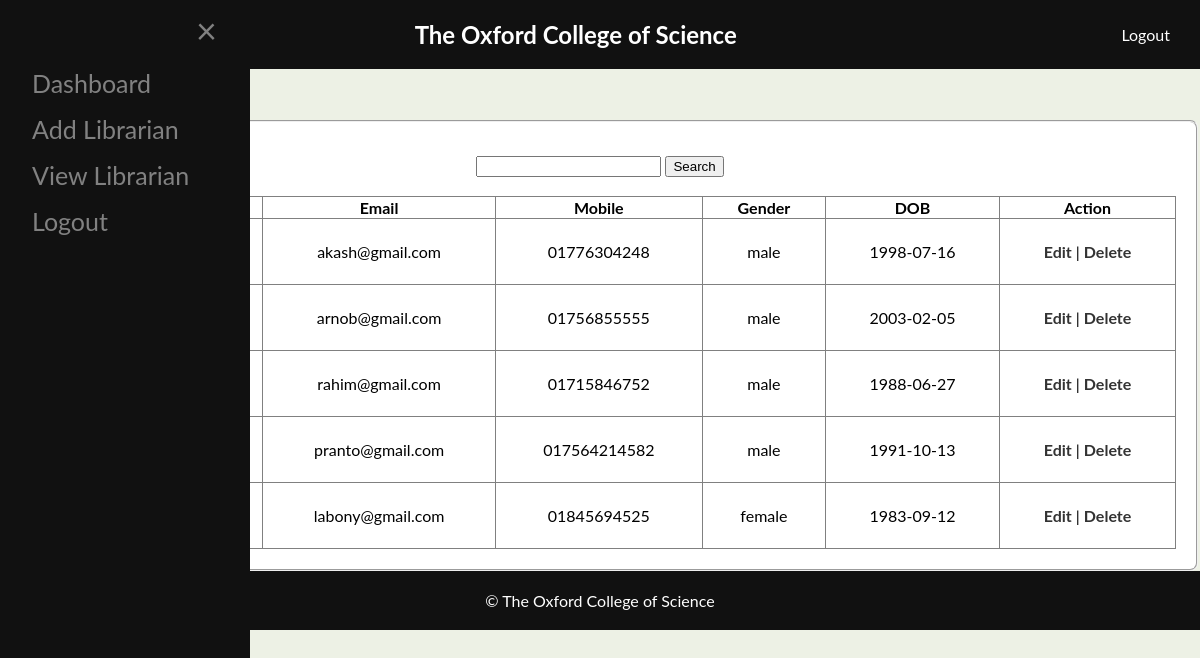
The app's page /Admin/view/viewLibrarian.php (signed in) with its own data.
### tables this page shows
CREATE TABLE `librarian` (
  `slno` int(11) NOT NULL,
  `id` varchar(4) NOT NULL,
  `name` varchar(70) NOT NULL,
  `email` varchar(70) NOT NULL,
  `mobile` varchar(70) NOT NULL,
  `gender` varchar(70) NOT NULL,
  `dob` varchar(10) NOT NULL,
  `password` varchar(70) NOT NULL
);

### Admin/Model/librarianModel.php (called while the page is built, shortened)
<?php
function allUserList(){
    $conn = getConnection();
    $sql = "select * from librarian";
    $result = mysqli_query($conn, $sql);
    $users =[];
		while($row = mysqli_fetch_assoc($result)){
			array_push($users, $row);
		}
		return $users;
}
?>

### Admin/View/viewLibrarian.php (the view, shortened to what this page needs)
<?php
include_once('../model/librarianModel.php');
$UsersList = allUserList();
?>
<!DOCTYPE html>
<html>
<head>
</head>
<body>
  <div class="header">
    <div class="header-title">
      <h1>The Oxford College of Science</h1>
    </div>
    <div class="header-right">
      <a href="../Controller/Logout.php">Logout</a>
    </div>
  </div>
  <div class="sidebar" id="mySidenav" onmouseleave="closeNav()">
    <a href="javascript:void(0)" class="closebtn" onclick="closeNav()">&times;</a>
    <a href="Dashboard.php">Dashboard</a>
    <a href="addLibrarian.php">Add Librarian</a>
    <a href="viewLibrarian.php">View Librarian</a>
    <a href="../Controller/logout.php">Logout</a>
  </div>
  <span style="font-size:30px;cursor:pointer" onmouseover="openNav()">&#9776;</span>
  <div class="content" id="content">
    <form class="table-responsive" id="inform" action="../Controller/updateCheckLibrarian.php"
      onsubmit="return validation()" method="post">
      <fieldset>
        <legend>Librarian List</legend>
        <center>
          <div class="search-container">
          <input type="text" name="name" id="name" onkeyup="ajax()" />
									<input type="button" name="" value="Search">
								</center>
								<div id="myh1" class="">
        <br>
        <table border="1" width="100%" cellspacing="0">
          <tr align="center">
            <th>Id</th>
            <th>Name</th>
            <th>Email</th>
            <th>Mobile</th>
            <th>Gender</th>
            <th>DOB</th>
            <th>Action</th>
            <?php
            for ($i = 0; $i < count($UsersList); $i++) {
              echo "<tr align = 'center'>
										<td>{$UsersList[$i]['id']}</td>
										<td>{$UsersList[$i]['name']}</td>
										<td>{$UsersList[$i]['email']}</td>
										<td>{$UsersList[$i]['mobile']}</td>
										<td>{$UsersList[$i]['gender']}</td>
										<td>{$UsersList[$i]['dob']}</td>
										<td> <a href='editLibrarian.php?id={$UsersList[$i]['id']}'> Edit </a> | <a href='deleteLibrarian.php?id={$UsersList[$i]['id']}'> Delete </a>  </td>
								</tr>";
            }
            echo "</table>";
            ?>
  </div>
  </div>
  <div class="footer">
    &copy; The Oxford College of Science
  </div>
</body>
</html>

### Admin/View/viewLibrarian.php (style rules this page uses)
body { font-family: "Lato", sans-serif; margin: 0; padding: 0; background-color: #edf1e5; transition: background-color 0.5s; }
.header { background-color: #111; color: #fff; padding: 20px; display: flex; justify-content: space-between; align-items: center; }
.header-title { display: inline-block; vertical-align: middle; margin-left: 10px; }
.header-title h1 { margin: 0; font-size: 24px; }
.header-right { display: flex; align-items: center; }
.header-right a { color: #fff; text-decoration: none; margin-right: 10px; }
.sidebar { width: 0; position: fixed; z-index: 1; top: 0; left: 0; background-color: #111; overflow-x: hidden; transition: 0.5s; padding-top: 60px; bottom: 0; }
.sidebar a { padding: 8px 8px 8px 32px; text-decoration: none; font-size: 25px; color: #818181; display: block; transition: 0.3s; }
.sidebar .closebtn { position: absolute; top: 0; right: 25px; font-size: 36px; margin-left: 50px; cursor: pointer; }
.content { margin-left: 0; padding: 0px; transition: margin-left 0.3s ease; background-color: #edf1e5; }
.content table { width: 100%; border-collapse: collapse; margin-top: 0; border-collapse: collapse; }
.content td { padding: 23px; text-align: center; }
.content a { color: #333; text-decoration: none; font-weight: bold; }
.footer { background-color: #111; color: #fff; padding: 20px; text-align: center; }
fieldset { background-color: #fff; padding: 20px; border-radius: 8px; }
legend { font-size: 24px; font-weight: bold; color: #333; }

### records on screen
librarian: email "akash@gmail.com", mobile "01776304248", gender "male", dob "1998-07-16"
librarian: email "arnob@gmail.com", mobile "01756855555", gender "male", dob "2003-02-05"
librarian: email "rahim@gmail.com", mobile "01715846752", gender "male", dob "1988-06-27"
librarian: email "pranto@gmail.com", mobile "017564214582", gender "male", dob "1991-10-13"
librarian: email "labony@gmail.com", mobile "01845694525", gender "female", dob "1983-09-12"
